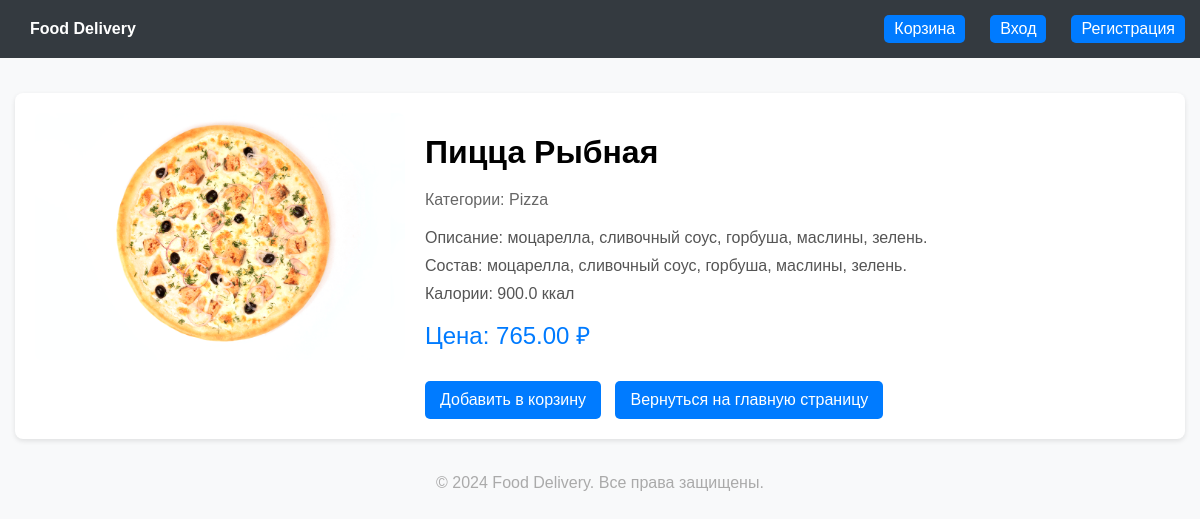
/detail/3, run on the app's committed database.
### core/models.py (models this page shows, shortened)
class Food(models.Model):
    compound = models.CharField(max_length=255, blank=True, null=True)
    name = models.CharField(max_length=100)
    category = models.ManyToManyField(Category)
    image = models.ImageField(upload_to='food')
    description = models.TextField(blank=True, null=True)
    calories = models.FloatField(blank=True, null=True)
    price = models.DecimalField(max_digits=10, decimal_places=2)
    is_available = models.BooleanField(default=True)

class Category(models.Model):
    name = models.CharField(max_length=100, unique=True)
    slug = models.SlugField(unique=True, blank=True, null=True)

### core/views.py (the view)
# urls.py: path('detail/<int:pk>', Detail.as_view(),  name='detail'),
class Detail(DetailView):
    model = Food
    template_name = 'detail.html'
    context_object_name = 'food'
    def get_context_data(self, **kwargs):
        context = super().get_context_data(**kwargs)
        if self.request.user.is_authenticated:
            count_quantity = Cart.objects.filter(user=self.request.user).aggregate(Sum('quantity'))
            context['cart_item_count'] = count_quantity['quantity__sum']
        else:
            context['cart_item_count'] = 0
        return context

### core/templates/detail.html (shortened to what this page needs)
{% load static %}
<!DOCTYPE html>
<html lang="en">
<head>
    <link rel="stylesheet" href="{% static 'css/detail_style.css' %}" />
</head>
<body>
    <header>
        <div>
           <a href="{% url 'home:home' %}"> <strong>Food Delivery</strong></a>
        </div>
        <div class="cart-info">
            <a href="{% url 'home:cart' %}">
                Корзина
            </a>
            {% if user.is_authenticated %}
                Привет, {{ user.username }}!
                <a href="{% url 'account:logout' %}">Выйти</a>
            {% else %}
                <a href="{% url 'account:login' %}">Вход</a>
                <a href="{% url 'account:register' %}">Регистрация</a>
            {% endif %}
        </div>
    </header>
    <div class="container">
        <div class="product-detail">
            <div class="product-image">
                <img src="{{ food.image.url }}" alt="{{ food.name }}">
            </div>
            <div class="product-info">
                <h1>{{ food.name }}</h1>
                <p class="categories">
                    Категории:
                    {% for category in food.category.all %}
                        {{ category.name }}{% if not forloop.last %}, {% endif %}
                    {% endfor %}
                </p>
                <p>Описание: {{ food.description }}</p>
                <p>Состав: {{food.compound}}</p>
                <p>Калории: {{ food.calories }} ккал</p>
                <p class="price">Цена: {{ food.price }} ₽</p>
                <div class="actions">
                    <a href="{% url 'home:add_cart' food.pk %}">Добавить в корзину</a>
                    <a href="{% url 'home:home' %}">Вернуться на главную страницу</a>
                </div>
            </div>
        </div>
    </div>
    <footer>
        &copy; 2024 Food Delivery. Все права защищены.
    </footer>
</body>
</html>

### core/static/css/detail_style.css (style rules this page uses)
body { font-family: Arial, sans-serif; margin: 0; padding: 0; background-color: #f8f9fa; }
header { background-color: #343a40; color: #fff; padding: 15px; display: flex; justify-content: space-between; align-items: center; }
header a { color: #fff; text-decoration: none; margin-left: 15px; }
.container { max-width: 1200px; margin: 20px auto; padding: 15px; }
.product-detail { display: flex; flex-wrap: wrap; gap: 20px; background-color: #fff; border-radius: 8px; box-shadow: 0 2px 5px rgba(0, 0, 0, 0.1); padding: 20px; }
.product-image { flex: 1; max-width: 400px; }
.product-image img { width: 100%; border-radius: 8px; object-fit: cover; }
.product-info { flex: 2; display: flex; flex-direction: column; justify-content: center; }
.product-info h1 { margin-bottom: 15px; }
.product-info p { margin: 5px 0; color: #555; }
.product-info .price { font-size: 1.5em; color: #007bff; margin: 10px 0; }
.product-info .categories { margin-bottom: 15px; color: #666; }
.product-info .actions { margin-top: 20px; }
.product-info .actions a { display: inline-block; background-color: #007bff; color: #fff; padding: 10px 15px; text-decoration: none; border-radius: 5px; margin-right: 10px; transition: background-color 0.3s; }
footer { text-align: center; margin-top: 20px; color: #aaa; }
.cart-info { display: flex; align-items: center; gap: 10px; }
.cart-info a { background-color: #007bff; color: #fff; padding: 5px 10px; border-radius: 5px; text-decoration: none; transition: background-color 0.3s; }

### data on the page
Food: image (picture), name "Пицца Рыбная", description "моцарелла, сливочный соус, горбуша, маслины, зелень.", compound "моцарелла, сливочный соус, горбуша, маслины, зелень.", calories "900.0", price "765.00"
Category: name "Pizza"
